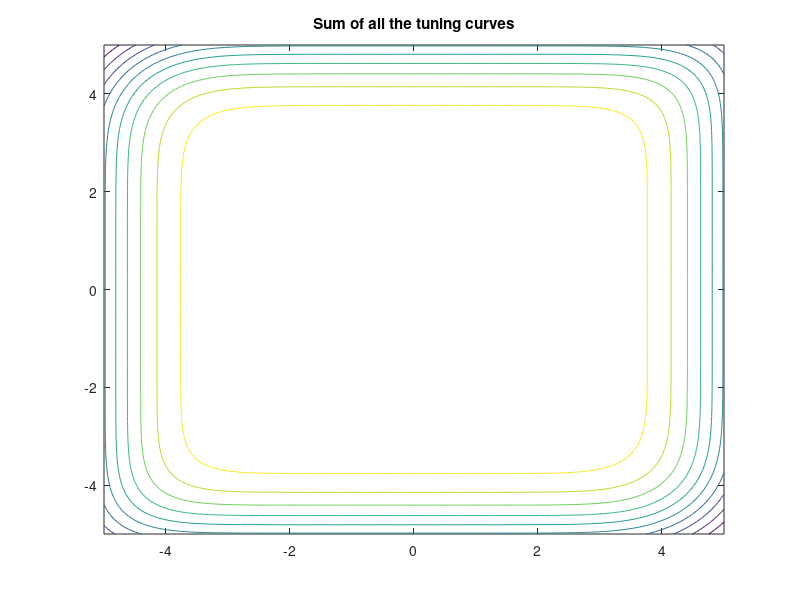
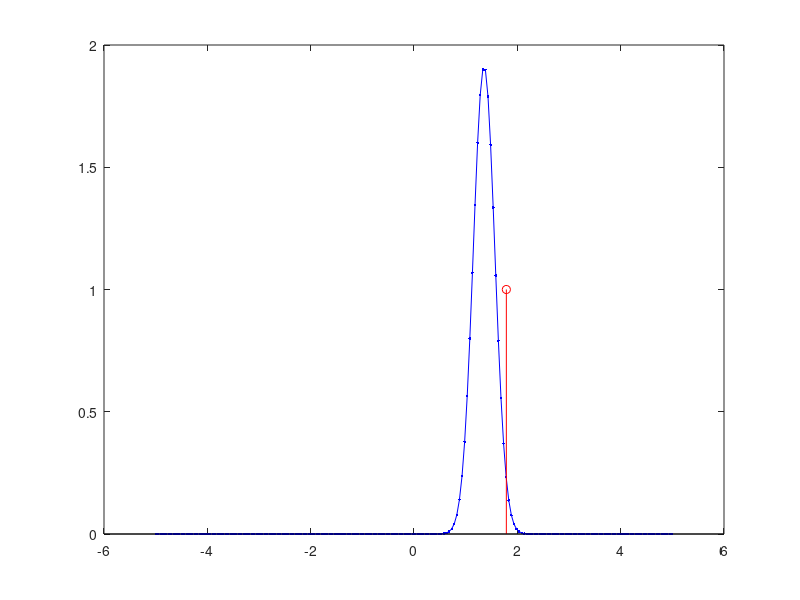

MATLAB code for these plots, in order:
% First obtain a joint PPC representation for two correlate stimulus
% variables. Once the joint PPC is obtained, perform marginalization on the
% posterior distribution to obtain a marginal posterior distribution of one
% of the stimulus variables.

clear;
Visuals = 1;
% -------------------------------------------------------------------------
% 1. Define the prior distribution of the stimulus variables s1 and s2
Mu1     = 0; Mu2    = 0;
Sig1    = 1; Sig2   = 1;
Rho     = 0.5;
CovMat  = [Sig1^2 Rho*Sig1*Sig2; Rho*Sig1*Sig2 Sig2^2];
alpha_11 = 1/(1-Rho^2)/Sig1^2;
alpha_22 = 1/(1-Rho^2)/Sig2^2;
alpha_12 = Rho/ (1-Rho^2)/Sig1/Sig2;
alpha_1  = (Mu1/Sig1^2 - Rho*Mu2/Sig1/Sig2)/(1-Rho^2);
alpha_2  = (Mu2/Sig2^2 - Rho*Mu1/Sig1/Sig2)/(1-Rho^2);


% -------------------------------------------------------------------------
% 2. Code for the joint tuning curves

% First get the set of preferred orientations
N = 20;             % Spacing parameter
PO                  = linspace(-5,5,N)';
[POMatA,POMatB]     = meshgrid(PO,PO); %2D grid of preferred orientations
Mu1Vec              = POMatA(:);
Mu2Vec              = POMatB(:);
% These parameters don't have to be the same for all neurons
Sig1Vec             = sqrt(1)*ones(N^2,1);
Sig2Vec             = sqrt(1)*ones(N^2,1);
RhoVec              = 0.5*ones(N^2,1);
% Sig1Vec             = abs(2 + 0.25*randn(N^2,1));
% Sig2Vec             = abs(2 + 0.25*randn(N^2,1));
% RhoVec              = 0.25*randn(N^2,1);

% Generate the stimulus values using the prior distribution
NTrials = 5000;
sMat = mvnrnd([Mu1, Mu2], CovMat, NTrials);
s1Vec = sMat(:,1); 
s2Vec = sMat(:,2);

% Now create copies of the Mean and Variance vectors to generate mean spike
% counts for all the trials
Mu1Mat  = repmat(Mu1Vec',NTrials,1);
Mu2Mat  = repmat(Mu2Vec',NTrials,1);
Sig1Mat = repmat(Sig1Vec',NTrials,1);
Sig2Mat = repmat(Sig2Vec',NTrials,1);
RhoMat  = repmat(RhoVec',NTrials,1);

% Create copies of the stimulus variables for all the trials
s1Mat   = repmat(s1Vec,1,N^2);
s2Mat   = repmat(s2Vec,1,N^2);

% Matrix of mean spike counts for all the trials
fMat    = exp(-( (s1Mat - Mu1Mat).^2./(2*Sig1Mat.^2) - ...
        RhoMat.*(s1Mat - Mu1Mat).*(s2Mat - Mu2Mat)./(Sig1Mat.*Sig2Mat) + ...
        (s2Mat - Mu2Mat).^2./(2*Sig2Mat.^2) )./(1-RhoMat.^2));

% fs = exp(-( (s1 - Mu1Vec).^2./(2*Sig1Vec.^2) - ...
%     RhoVec.*(s1 - Mu1Vec).*(s2 - Mu2Vec)./(Sig1Vec.*Sig2Vec) + ...
%     (s2 - Mu2Vec).^2./(2*Sig2Vec.^2) )./(1-RhoVec.^2));


% Generate the spike counts with these mean spike counts as the mean of a
% Poisson distribution; use a gain paramter to modulate the spike counts
gainVal = 1;
rMat    = poissrnd(gainVal*fMat);

% -------------------------------------------------------------------------
% 3. Verify that the sum of the tuning curves is constant in the area of
% interest

if (Visuals)
    % Verification Done
    x1      = -5:0.05:5;
    x2      = -5:0.05:5;
    [X1Mat, X2Mat] = meshgrid(x1,x2);
    X1Vec   = X1Mat(:);
    X2Vec   = X2Mat(:);

    ZVec = zeros(length(X1Vec),1);

    for kk = 1:N^2
        ZTemp   = exp(-( (X1Vec - Mu1Vec(kk)).^2./(2*Sig1Vec(kk).^2) - ...
                RhoVec(kk).*(X1Vec - Mu1Vec(kk)).*(X2Vec - Mu2Vec(kk))./(Sig1Vec(kk).*Sig2Vec(kk)) + ...
                (X2Vec - Mu2Vec(kk)).^2./(2*Sig2Vec(kk).^2) )./(1-RhoVec(kk).^2));
        ZVec = ZVec + ZTemp;    
    end
    ZMat = reshape(ZVec,length(x1),length(x1));
    % figure; mesh(X1Mat, X2Mat, ZMat);
    figure; contour(X1Mat, X2Mat, ZMat);
    title('Sum of all the tuning curves');
end

% -------------------------------------------------------------------------
% 4. Construct the joint likelhood and posterior distributions

% First get the parameters 'u' which are used to represent the likelihood
% function. 
u_11 = 1./((1 - RhoVec.^2).*(Sig1Vec.^2));
u_22 = 1./((1 - RhoVec.^2).*(Sig2Vec.^2));
u_12 = RhoVec./((1 - RhoVec.^2).*(Sig1Vec.*Sig2Vec));
u_1  = Mu1Vec./(Sig1Vec.^2) - (RhoVec.*Mu2Vec)./(Sig1Vec.*Sig2Vec);
u_2  = Mu2Vec./(Sig2Vec.^2) - (RhoVec.*Mu1Vec)./(Sig1Vec.*Sig2Vec);

% Now take the dot product with the spike counts
UVec_11 = rMat*u_11;
UVec_22 = rMat*u_22;
UVec_12 = rMat*u_12;
UVec_1  = rMat*u_1;
UVec_2  = rMat*u_2;

% Now we need to generate a whole matrix of the likelihood distributions
L       = 100;
x1      = linspace(-5,5,L);
x2      = linspace(-5,5,L);
[X1Mat, X2Mat] = meshgrid(x1,x2);
X1Vec   = X1Mat(:);
X2Vec   = X2Mat(:);
dx      = x1(2) - x1(1);


% Doing the same to obtain the joint posterior distribution
AVec_11 = UVec_11 + alpha_11;
AVec_22 = UVec_22 + alpha_22;
AVec_12 = UVec_12 + alpha_12;
AVec_1  = UVec_1  + alpha_1;
AVec_2  = UVec_2  + alpha_2;

  
if (0)
    % Create copies to generate the likelihood functions in one matrix
    % operation
    X1Rep   = repmat(X1Vec,1,NTrials);
    X2Rep   = repmat(X2Vec,1,NTrials);

    UMat_11 = repmat(UVec_11',L^2,1);
    UMat_22 = repmat(UVec_22',L^2,1);
    UMat_12 = repmat(UVec_12',L^2,1);
    UMat_1  = repmat(UVec_1',L^2,1);
    UMat_2  = repmat(UVec_2',L^2,1);

    LikelihoodMat = exp(-0.5*X1Rep.^2.*UMat_11 -0.5*X2Rep.^2.*UMat_22 + ...
                X1Rep.*X2Rep.*UMat_12 + X1Rep.*UMat_1 + X2Rep.*UMat_2);
            
    PosteriorMat = exp(-0.5*X1Rep.^2.*(UMat_11 + alpha_11) -0.5*X2Rep.^2.*(UMat_22 + alpha_22) + ...
                X1Rep.*X2Rep.*(UMat_12 + alpha_12) + X1Rep.*(UMat_1 + alpha_1) + X2Rep.*(UMat_2 + alpha_2));
            
    % Visualizing a likelihood function
    trialNum = 1;
    LLMat    = reshape(LikelihoodMat(:,trialNum),L,L);
    LLMat    = LLMat/sum(sum(LLMat))/dx^2;
    figure; contour(X1Mat,X2Mat,(LLMat));
    hold on
    plot(s1Vec(trialNum),s2Vec(trialNum),'rx','MarkerSize',10,'LineWidth',3);
    title('Contour plot of the likelihood function')

    % Visualizing a posterior distribution
    PSMat    = reshape(PosteriorMat(:,trialNum),L,L);
    PSMat    = PSMat/sum(sum(PSMat))/dx^2;
    figure; contour(X1Mat,X2Mat,(PSMat));
    hold on
    plot(s1Vec(trialNum),s2Vec(trialNum),'rx','MarkerSize',10,'LineWidth',3);
    title('Contour plot of the posterior distribution')
end

% 5. Marginalization step
AMarVec = AVec_11 - AVec_12.^2./(AVec_22);
BMarVec = AVec_1 + AVec_2.*AVec_12./AVec_22;

% AMarVec = UVec_11 - UVec_12.^2./(UVec_22);
% BMarVec = UVec_1 + UVec_2.*UVec_12./UVec_22;

MeanMargVec = BMarVec./AMarVec;

% Visualize a marginal posterior distribution
L = 200;
x1 = linspace(-5,5,L);
dx = x1(2) - x1(1);
trialNum = 1;
PSVec = exp(-0.5*x1.^2*AMarVec(trialNum) + x1*BMarVec(trialNum));
PSVec = PSVec/sum(PSVec)/dx;
figure; plot(x1,PSVec,'b.-'); 
hold on
stem(s1Vec(trialNum),1,'r')



% -------------------------------------------------------------------------
% % Now for the RNN part
% % Now to do the RNN computations
% type    = 'RNN';
% Train   = 1;
% 
% % % Using Gaussian distribution for the weights
% % RNNParams.Nratio    = 1;
% % RNNParams.gN        = 0.015;
% % RNNParams.gB        = 0.85;
% % RNNParams.WMat      = WMat;
% % RNNParams.WBias     = WBias;
% % RNNParams.gC        = 0;
% 
% % Using Beta distribution for the weights
% RNNParams.Nratio    = 1;
% RNNParams.gN        = 0.01;
% RNNParams.gB        = 1.5;
% RNNParams.WMat      =  BMat; %2*betarnd(0.05, 0.4, N1*N2, N1+N2) - 1;
% RNNParams.WBias     =  BBias; %2*betarnd(0.05, 0.4, N1*N2, 1) - 1;
% RNNParams.gC        = 0;
